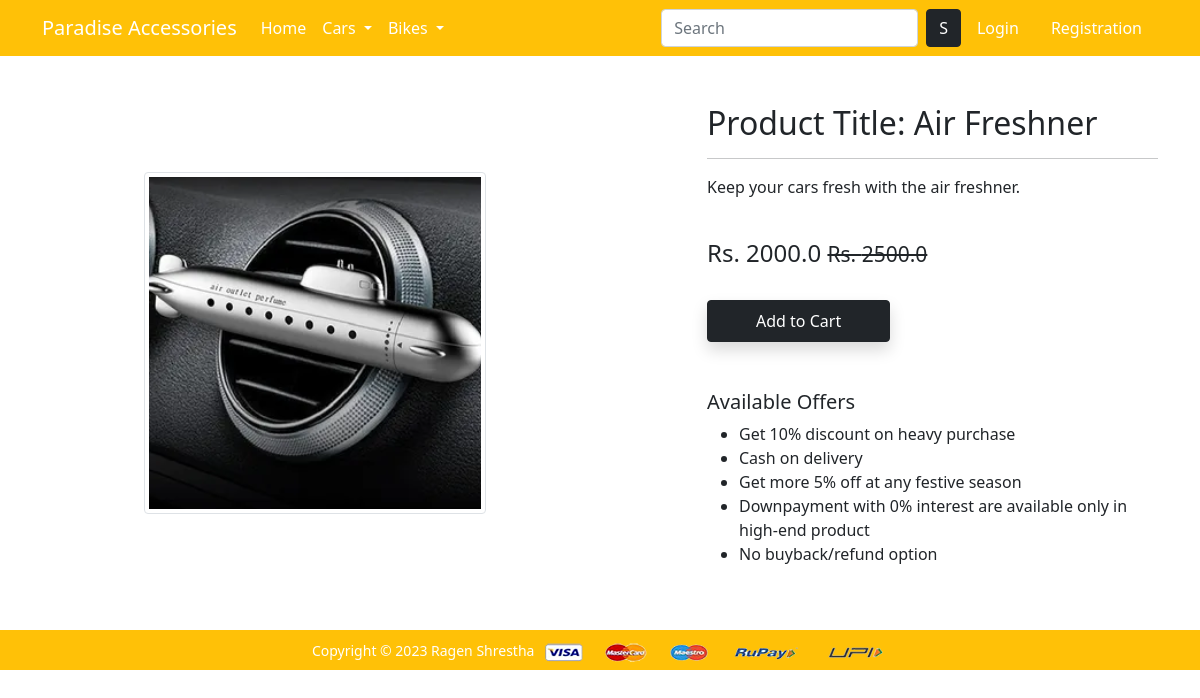
Page /product-detail/60 on the committed database.
### app/models.py (models this page shows, shortened)
class Product(models.Model):
    title = models.CharField(max_length=100)
    selling_price = models.FloatField()
    discounted_price = models.FloatField()
    description = models.TextField()
    brand = models.CharField(max_length=100)
    category = models.CharField(choices=CATEGORY_CHOICES, max_length=2)
    product_image = models.ImageField(upload_to='productimg')

### app/views.py (the view)
# urls.py: path('product-detail/<int:pk>', views.ProductDetailView.as_view(), name='product-detail'),
class ProductDetailView(View):
    def get(self, request, pk):
        product = Product.objects.get(pk=pk)
        return render(request, 'app/productdetail.html', {'product':product})

### app/templates/app/productdetail.html (shortened to what this page needs)
{% extends 'app/base.html' %}
{% load static %}
{% block main-content %}
<div class="container my-5">
 <div class="row">
  <div class="col-sm-6 text-center align-self-center">
   <img src="{{product.product_image.url}}" alt="" class="img-fluid img-thumbnail">
  </div>
  <div class="col-sm-5 offset-sm-1">
   <h2>Product Title: {{product.title}}</h2>
   <hr>
   <p>{{product.description}}</p> <br>
   <h4>Rs. {{product.discounted_price}} <small class="fw-light text-decoration-line-through"> Rs. {{product.selling_price}} </small></h4> <br>
   <form action="/add-to-cart" class="d-inline">
       <button type="submit" class="btn btn-dark shadow px-5 py-2">Add to Cart</button>
   </form>
   <h5 class="mt-5">Available Offers</h5>
   <ul>
    <li>Get 10% discount on heavy purchase</li>
    <li>Cash on delivery</li>
    <li>Get more 5% off at any festive season</li>
    <li>Downpayment with 0% interest are available only in high-end product</li>
    <li>No buyback/refund option</li>
   </ul>
  </div>
 </div>
</div>
{% endblock main-content %}

### rows in the picture
Product: product_image (picture), title "Air Freshner", description "Keep your cars fresh with the air freshner.", discounted_price "2000.0", selling_price "2500.0"
